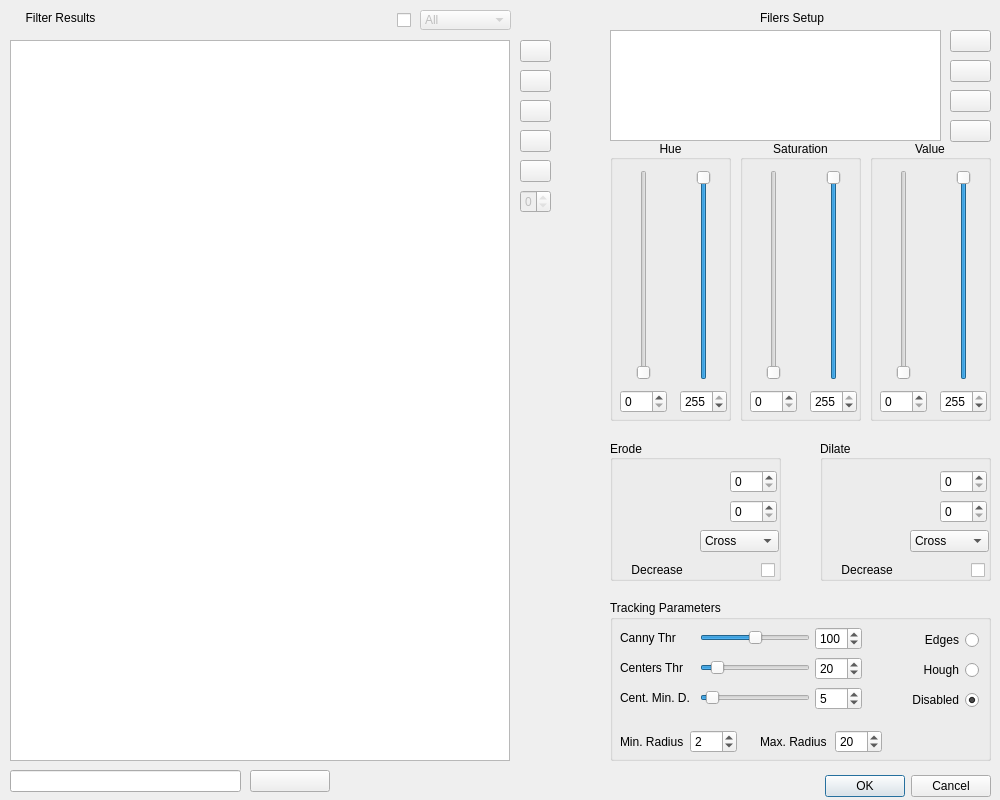
<?xml version="1.0" encoding="UTF-8"?>
<ui version="4.0">
 <class>CalibrationWindow</class>
 <widget class="QDialog" name="CalibrationWindow">
  <property name="geometry">
   <rect>
    <x>0</x>
    <y>0</y>
    <width>1000</width>
    <height>800</height>
   </rect>
  </property>
  <property name="windowTitle">
   <string>Dialog</string>
  </property>
  <widget class="QDialogButtonBox" name="buttonBox">
   <property name="geometry">
    <rect>
     <x>820</x>
     <y>770</y>
     <width>171</width>
     <height>32</height>
    </rect>
   </property>
   <property name="orientation">
    <enum>Qt::Horizontal</enum>
   </property>
   <property name="standardButtons">
    <set>QDialogButtonBox::Cancel|QDialogButtonBox::Ok</set>
   </property>
  </widget>
  <widget class="QLabel" name="FilterGroupLabel">
   <property name="geometry">
    <rect>
     <x>760</x>
     <y>10</y>
     <width>81</width>
     <height>16</height>
    </rect>
   </property>
   <property name="text">
    <string>Filers Setup</string>
   </property>
  </widget>
  <widget class="QGroupBox" name="HueVals">
   <property name="geometry">
    <rect>
     <x>610</x>
     <y>140</y>
     <width>121</width>
     <height>281</height>
    </rect>
   </property>
   <property name="title">
    <string>Hue</string>
   </property>
   <property name="alignment">
    <set>Qt::AlignCenter</set>
   </property>
   <widget class="QSlider" name="maxVS_H">
    <property name="geometry">
     <rect>
      <x>70</x>
      <y>30</y>
      <width>47</width>
      <height>210</height>
     </rect>
    </property>
    <property name="maximum">
     <number>255</number>
    </property>
    <property name="value">
     <number>255</number>
    </property>
    <property name="orientation">
     <enum>Qt::Vertical</enum>
    </property>
   </widget>
   <widget class="QSpinBox" name="minSB_H">
    <property name="geometry">
     <rect>
      <x>10</x>
      <y>250</y>
      <width>47</width>
      <height>23</height>
     </rect>
    </property>
    <property name="maximum">
     <number>255</number>
    </property>
   </widget>
   <widget class="QSlider" name="minVS_H">
    <property name="geometry">
     <rect>
      <x>10</x>
      <y>30</y>
      <width>47</width>
      <height>210</height>
     </rect>
    </property>
    <property name="maximum">
     <number>255</number>
    </property>
    <property name="orientation">
     <enum>Qt::Vertical</enum>
    </property>
   </widget>
   <widget class="QSpinBox" name="maxSB_H">
    <property name="geometry">
     <rect>
      <x>70</x>
      <y>250</y>
      <width>47</width>
      <height>23</height>
     </rect>
    </property>
    <property name="maximum">
     <number>255</number>
    </property>
    <property name="value">
     <number>255</number>
    </property>
   </widget>
  </widget>
  <widget class="QGroupBox" name="SatVals">
   <property name="geometry">
    <rect>
     <x>740</x>
     <y>140</y>
     <width>121</width>
     <height>281</height>
    </rect>
   </property>
   <property name="title">
    <string>Saturation</string>
   </property>
   <property name="alignment">
    <set>Qt::AlignCenter</set>
   </property>
   <widget class="QSlider" name="maxVS_S">
    <property name="geometry">
     <rect>
      <x>70</x>
      <y>30</y>
      <width>47</width>
      <height>210</height>
     </rect>
    </property>
    <property name="maximum">
     <number>255</number>
    </property>
    <property name="value">
     <number>255</number>
    </property>
    <property name="orientation">
     <enum>Qt::Vertical</enum>
    </property>
   </widget>
   <widget class="QSpinBox" name="minSB_S">
    <property name="geometry">
     <rect>
      <x>10</x>
      <y>250</y>
      <width>47</width>
      <height>23</height>
     </rect>
    </property>
    <property name="maximum">
     <number>255</number>
    </property>
   </widget>
   <widget class="QSlider" name="minVS_S">
    <property name="geometry">
     <rect>
      <x>10</x>
      <y>30</y>
      <width>47</width>
      <height>210</height>
     </rect>
    </property>
    <property name="maximum">
     <number>255</number>
    </property>
    <property name="orientation">
     <enum>Qt::Vertical</enum>
    </property>
   </widget>
   <widget class="QSpinBox" name="maxSB_S">
    <property name="geometry">
     <rect>
      <x>70</x>
      <y>250</y>
      <width>47</width>
      <height>23</height>
     </rect>
    </property>
    <property name="maximum">
     <number>255</number>
    </property>
    <property name="value">
     <number>255</number>
    </property>
   </widget>
  </widget>
  <widget class="QGroupBox" name="ValVals">
   <property name="geometry">
    <rect>
     <x>870</x>
     <y>140</y>
     <width>121</width>
     <height>281</height>
    </rect>
   </property>
   <property name="title">
    <string>Value</string>
   </property>
   <property name="alignment">
    <set>Qt::AlignCenter</set>
   </property>
   <widget class="QSlider" name="maxVS_V">
    <property name="geometry">
     <rect>
      <x>70</x>
      <y>30</y>
      <width>47</width>
      <height>210</height>
     </rect>
    </property>
    <property name="maximum">
     <number>255</number>
    </property>
    <property name="value">
     <number>255</number>
    </property>
    <property name="orientation">
     <enum>Qt::Vertical</enum>
    </property>
   </widget>
   <widget class="QSpinBox" name="minSB_V">
    <property name="geometry">
     <rect>
      <x>10</x>
      <y>250</y>
      <width>47</width>
      <height>23</height>
     </rect>
    </property>
    <property name="maximum">
     <number>255</number>
    </property>
   </widget>
   <widget class="QSlider" name="minVS_V">
    <property name="geometry">
     <rect>
      <x>10</x>
      <y>30</y>
      <width>47</width>
      <height>210</height>
     </rect>
    </property>
    <property name="maximum">
     <number>255</number>
    </property>
    <property name="orientation">
     <enum>Qt::Vertical</enum>
    </property>
   </widget>
   <widget class="QSpinBox" name="maxSB_V">
    <property name="geometry">
     <rect>
      <x>70</x>
      <y>250</y>
      <width>47</width>
      <height>23</height>
     </rect>
    </property>
    <property name="maximum">
     <number>255</number>
    </property>
    <property name="value">
     <number>255</number>
    </property>
   </widget>
  </widget>
  <widget class="QLabel" name="label">
   <property name="geometry">
    <rect>
     <x>10</x>
     <y>10</y>
     <width>101</width>
     <height>16</height>
    </rect>
   </property>
   <property name="text">
    <string>Filter Results</string>
   </property>
   <property name="alignment">
    <set>Qt::AlignCenter</set>
   </property>
  </widget>
  <widget class="QGroupBox" name="ErodeBox">
   <property name="geometry">
    <rect>
     <x>610</x>
     <y>440</y>
     <width>171</width>
     <height>141</height>
    </rect>
   </property>
   <property name="title">
    <string>Erode</string>
   </property>
   <property name="alignment">
    <set>Qt::AlignLeading|Qt::AlignLeft|Qt::AlignVCenter</set>
   </property>
   <widget class="QSpinBox" name="SizeSB_E">
    <property name="geometry">
     <rect>
      <x>120</x>
      <y>30</y>
      <width>47</width>
      <height>23</height>
     </rect>
    </property>
   </widget>
   <widget class="QSpinBox" name="RepsSB_E">
    <property name="geometry">
     <rect>
      <x>120</x>
      <y>60</y>
      <width>47</width>
      <height>23</height>
     </rect>
    </property>
   </widget>
   <widget class="QComboBox" name="GeometryCB_E">
    <property name="geometry">
     <rect>
      <x>90</x>
      <y>90</y>
      <width>79</width>
      <height>22</height>
     </rect>
    </property>
    <property name="currentIndex">
     <number>1</number>
    </property>
    <item>
     <property name="text">
      <string>Square</string>
     </property>
    </item>
    <item>
     <property name="text">
      <string>Cross</string>
     </property>
    </item>
    <item>
     <property name="text">
      <string>Ellipse</string>
     </property>
    </item>
   </widget>
   <widget class="QCheckBox" name="DecreaseCHB_E">
    <property name="geometry">
     <rect>
      <x>4</x>
      <y>120</y>
      <width>161</width>
      <height>20</height>
     </rect>
    </property>
    <property name="layoutDirection">
     <enum>Qt::RightToLeft</enum>
    </property>
    <property name="text">
     <string>Decrease                      </string>
    </property>
   </widget>
   <widget class="QLabel" name="label_2">
    <property name="geometry">
     <rect>
      <x>6</x>
      <y>90</y>
      <width>22</width>
      <height>22</height>
     </rect>
    </property>
    <property name="text">
     <string/>
    </property>
    <property name="pixmap">
     <pixmap resource="icons.qrc">:/calibrationWindow/Data/shapes3.png</pixmap>
    </property>
    <property name="scaledContents">
     <bool>true</bool>
    </property>
   </widget>
   <widget class="QLabel" name="label_3">
    <property name="geometry">
     <rect>
      <x>6</x>
      <y>60</y>
      <width>22</width>
      <height>22</height>
     </rect>
    </property>
    <property name="text">
     <string/>
    </property>
    <property name="pixmap">
     <pixmap resource="icons.qrc">:/calibrationWindow/Data/repeat.png</pixmap>
    </property>
    <property name="scaledContents">
     <bool>true</bool>
    </property>
   </widget>
   <widget class="QLabel" name="label_4">
    <property name="geometry">
     <rect>
      <x>6</x>
      <y>30</y>
      <width>22</width>
      <height>22</height>
     </rect>
    </property>
    <property name="text">
     <string/>
    </property>
    <property name="pixmap">
     <pixmap resource="icons.qrc">:/calibrationWindow/Data/size.png</pixmap>
    </property>
    <property name="scaledContents">
     <bool>true</bool>
    </property>
   </widget>
  </widget>
  <widget class="QGroupBox" name="DilateBox">
   <property name="geometry">
    <rect>
     <x>820</x>
     <y>440</y>
     <width>171</width>
     <height>141</height>
    </rect>
   </property>
   <property name="title">
    <string>Dilate</string>
   </property>
   <property name="alignment">
    <set>Qt::AlignLeading|Qt::AlignLeft|Qt::AlignVCenter</set>
   </property>
   <widget class="QSpinBox" name="SizeSB_D">
    <property name="geometry">
     <rect>
      <x>120</x>
      <y>30</y>
      <width>47</width>
      <height>23</height>
     </rect>
    </property>
   </widget>
   <widget class="QSpinBox" name="RepsSB_D">
    <property name="geometry">
     <rect>
      <x>120</x>
      <y>60</y>
      <width>47</width>
      <height>23</height>
     </rect>
    </property>
   </widget>
   <widget class="QComboBox" name="GeometryCB_D">
    <property name="geometry">
     <rect>
      <x>90</x>
      <y>90</y>
      <width>79</width>
      <height>22</height>
     </rect>
    </property>
    <property name="currentIndex">
     <number>1</number>
    </property>
    <item>
     <property name="text">
      <string>Square</string>
     </property>
    </item>
    <item>
     <property name="text">
      <string>Cross</string>
     </property>
    </item>
    <item>
     <property name="text">
      <string>Ellipse</string>
     </property>
    </item>
   </widget>
   <widget class="QCheckBox" name="DecreaseCHB_D">
    <property name="geometry">
     <rect>
      <x>4</x>
      <y>120</y>
      <width>161</width>
      <height>20</height>
     </rect>
    </property>
    <property name="layoutDirection">
     <enum>Qt::RightToLeft</enum>
    </property>
    <property name="text">
     <string>Decrease                      </string>
    </property>
   </widget>
   <widget class="QLabel" name="label_5">
    <property name="geometry">
     <rect>
      <x>6</x>
      <y>60</y>
      <width>22</width>
      <height>22</height>
     </rect>
    </property>
    <property name="text">
     <string/>
    </property>
    <property name="pixmap">
     <pixmap resource="icons.qrc">:/calibrationWindow/Data/repeat.png</pixmap>
    </property>
    <property name="scaledContents">
     <bool>true</bool>
    </property>
   </widget>
   <widget class="QLabel" name="label_6">
    <property name="geometry">
     <rect>
      <x>6</x>
      <y>30</y>
      <width>22</width>
      <height>22</height>
     </rect>
    </property>
    <property name="text">
     <string/>
    </property>
    <property name="pixmap">
     <pixmap resource="icons.qrc">:/calibrationWindow/Data/size.png</pixmap>
    </property>
    <property name="scaledContents">
     <bool>true</bool>
    </property>
   </widget>
   <widget class="QLabel" name="label_7">
    <property name="geometry">
     <rect>
      <x>6</x>
      <y>90</y>
      <width>22</width>
      <height>22</height>
     </rect>
    </property>
    <property name="text">
     <string/>
    </property>
    <property name="pixmap">
     <pixmap resource="icons.qrc">:/calibrationWindow/Data/shapes3.png</pixmap>
    </property>
    <property name="scaledContents">
     <bool>true</bool>
    </property>
   </widget>
  </widget>
  <widget class="QListWidget" name="FiltersList">
   <property name="geometry">
    <rect>
     <x>610</x>
     <y>30</y>
     <width>331</width>
     <height>111</height>
    </rect>
   </property>
   <property name="selectionMode">
    <enum>QAbstractItemView::SingleSelection</enum>
   </property>
  </widget>
  <widget class="QPushButton" name="AddButton">
   <property name="geometry">
    <rect>
     <x>950</x>
     <y>30</y>
     <width>41</width>
     <height>22</height>
    </rect>
   </property>
   <property name="text">
    <string/>
   </property>
   <property name="icon">
    <iconset resource="icons.qrc">
     <normaloff>:/calibrationWindow/Data/add.png</normaloff>:/calibrationWindow/Data/add.png</iconset>
   </property>
  </widget>
  <widget class="QPushButton" name="DeleteButton">
   <property name="geometry">
    <rect>
     <x>950</x>
     <y>60</y>
     <width>41</width>
     <height>22</height>
    </rect>
   </property>
   <property name="text">
    <string/>
   </property>
   <property name="icon">
    <iconset resource="icons.qrc">
     <normaloff>:/calibrationWindow/Data/delete.png</normaloff>:/calibrationWindow/Data/delete.png</iconset>
   </property>
  </widget>
  <widget class="QPushButton" name="SaveButton">
   <property name="geometry">
    <rect>
     <x>950</x>
     <y>90</y>
     <width>41</width>
     <height>22</height>
    </rect>
   </property>
   <property name="text">
    <string/>
   </property>
   <property name="icon">
    <iconset resource="icons.qrc">
     <normaloff>:/calibrationWindow/Data/save.png</normaloff>:/calibrationWindow/Data/save.png</iconset>
   </property>
  </widget>
  <widget class="QLineEdit" name="FilePathLine">
   <property name="geometry">
    <rect>
     <x>10</x>
     <y>770</y>
     <width>231</width>
     <height>22</height>
    </rect>
   </property>
  </widget>
  <widget class="QPushButton" name="LoadFileButton">
   <property name="geometry">
    <rect>
     <x>250</x>
     <y>770</y>
     <width>80</width>
     <height>22</height>
    </rect>
   </property>
   <property name="text">
    <string/>
   </property>
   <property name="icon">
    <iconset resource="icons.qrc">
     <normaloff>:/calibrationWindow/Data/folder.png</normaloff>:/calibrationWindow/Data/folder.png</iconset>
   </property>
  </widget>
  <widget class="QPushButton" name="ClearButton">
   <property name="geometry">
    <rect>
     <x>950</x>
     <y>120</y>
     <width>41</width>
     <height>22</height>
    </rect>
   </property>
   <property name="text">
    <string/>
   </property>
   <property name="icon">
    <iconset resource="icons.qrc">
     <normaloff>:/calibrationWindow/Data/clear.png</normaloff>:/calibrationWindow/Data/clear.png</iconset>
   </property>
   <property name="checkable">
    <bool>false</bool>
   </property>
  </widget>
  <widget class="QGraphicsView" name="graphicsView">
   <property name="geometry">
    <rect>
     <x>10</x>
     <y>40</y>
     <width>500</width>
     <height>721</height>
    </rect>
   </property>
  </widget>
  <widget class="QPushButton" name="playButton">
   <property name="geometry">
    <rect>
     <x>520</x>
     <y>40</y>
     <width>31</width>
     <height>22</height>
    </rect>
   </property>
   <property name="text">
    <string/>
   </property>
   <property name="icon">
    <iconset resource="icons.qrc">
     <normaloff>:/calibrationWindow/Data/play.png</normaloff>:/calibrationWindow/Data/play.png</iconset>
   </property>
  </widget>
  <widget class="QPushButton" name="pauseButton">
   <property name="geometry">
    <rect>
     <x>520</x>
     <y>70</y>
     <width>31</width>
     <height>22</height>
    </rect>
   </property>
   <property name="text">
    <string/>
   </property>
   <property name="icon">
    <iconset resource="icons.qrc">
     <normaloff>:/calibrationWindow/Data/pause.png</normaloff>:/calibrationWindow/Data/pause.png</iconset>
   </property>
  </widget>
  <widget class="QPushButton" name="fileButton">
   <property name="geometry">
    <rect>
     <x>520</x>
     <y>130</y>
     <width>31</width>
     <height>22</height>
    </rect>
   </property>
   <property name="text">
    <string/>
   </property>
   <property name="icon">
    <iconset resource="icons.qrc">
     <normaloff>:/calibrationWindow/Data/file.png</normaloff>:/calibrationWindow/Data/file.png</iconset>
   </property>
  </widget>
  <widget class="QPushButton" name="cameraButton">
   <property name="geometry">
    <rect>
     <x>520</x>
     <y>160</y>
     <width>31</width>
     <height>22</height>
    </rect>
   </property>
   <property name="text">
    <string notr="true"/>
   </property>
   <property name="icon">
    <iconset resource="icons.qrc">
     <normaloff>:/calibrationWindow/Data/webcam.png</normaloff>:/calibrationWindow/Data/webcam.png</iconset>
   </property>
  </widget>
  <widget class="QComboBox" name="comboBox">
   <property name="enabled">
    <bool>false</bool>
   </property>
   <property name="geometry">
    <rect>
     <x>420</x>
     <y>10</y>
     <width>91</width>
     <height>20</height>
    </rect>
   </property>
   <item>
    <property name="text">
     <string>All</string>
    </property>
   </item>
   <item>
    <property name="text">
     <string>Current</string>
    </property>
   </item>
  </widget>
  <widget class="QCheckBox" name="applyCB">
   <property name="geometry">
    <rect>
     <x>370</x>
     <y>10</y>
     <width>41</width>
     <height>20</height>
    </rect>
   </property>
   <property name="layoutDirection">
    <enum>Qt::RightToLeft</enum>
   </property>
   <property name="text">
    <string/>
   </property>
   <property name="icon">
    <iconset resource="icons.qrc">
     <normaloff>:/calibrationWindow/Data/filter.png</normaloff>:/calibrationWindow/Data/filter.png</iconset>
   </property>
  </widget>
  <widget class="QGroupBox" name="groupBox">
   <property name="geometry">
    <rect>
     <x>610</x>
     <y>600</y>
     <width>381</width>
     <height>161</height>
    </rect>
   </property>
   <property name="title">
    <string>Tracking Parameters</string>
   </property>
   <widget class="QSlider" name="cannySlider">
    <property name="geometry">
     <rect>
      <x>90</x>
      <y>30</y>
      <width>110</width>
      <height>16</height>
     </rect>
    </property>
    <property name="maximum">
     <number>200</number>
    </property>
    <property name="value">
     <number>100</number>
    </property>
    <property name="orientation">
     <enum>Qt::Horizontal</enum>
    </property>
   </widget>
   <widget class="QSlider" name="centersSlider">
    <property name="geometry">
     <rect>
      <x>90</x>
      <y>60</y>
      <width>110</width>
      <height>16</height>
     </rect>
    </property>
    <property name="maximum">
     <number>200</number>
    </property>
    <property name="value">
     <number>20</number>
    </property>
    <property name="orientation">
     <enum>Qt::Horizontal</enum>
    </property>
   </widget>
   <widget class="QLabel" name="label_8">
    <property name="geometry">
     <rect>
      <x>10</x>
      <y>30</y>
      <width>71</width>
      <height>16</height>
     </rect>
    </property>
    <property name="text">
     <string>Canny Thr</string>
    </property>
   </widget>
   <widget class="QLabel" name="label_9">
    <property name="geometry">
     <rect>
      <x>10</x>
      <y>60</y>
      <width>71</width>
      <height>16</height>
     </rect>
    </property>
    <property name="text">
     <string>Centers Thr</string>
    </property>
   </widget>
   <widget class="QSpinBox" name="cannySB">
    <property name="geometry">
     <rect>
      <x>205</x>
      <y>27</y>
      <width>47</width>
      <height>23</height>
     </rect>
    </property>
    <property name="minimum">
     <number>1</number>
    </property>
    <property name="maximum">
     <number>200</number>
    </property>
    <property name="value">
     <number>100</number>
    </property>
   </widget>
   <widget class="QSpinBox" name="centersSB">
    <property name="geometry">
     <rect>
      <x>205</x>
      <y>57</y>
      <width>47</width>
      <height>23</height>
     </rect>
    </property>
    <property name="minimum">
     <number>1</number>
    </property>
    <property name="maximum">
     <number>200</number>
    </property>
    <property name="value">
     <number>20</number>
    </property>
   </widget>
   <widget class="QSpinBox" name="minDistSB">
    <property name="geometry">
     <rect>
      <x>205</x>
      <y>87</y>
      <width>47</width>
      <height>23</height>
     </rect>
    </property>
    <property name="minimum">
     <number>1</number>
    </property>
    <property name="maximum">
     <number>100</number>
    </property>
    <property name="value">
     <number>5</number>
    </property>
   </widget>
   <widget class="QSlider" name="minDistSlider">
    <property name="geometry">
     <rect>
      <x>90</x>
      <y>90</y>
      <width>110</width>
      <height>16</height>
     </rect>
    </property>
    <property name="maximum">
     <number>100</number>
    </property>
    <property name="value">
     <number>5</number>
    </property>
    <property name="orientation">
     <enum>Qt::Horizontal</enum>
    </property>
   </widget>
   <widget class="QLabel" name="label_10">
    <property name="geometry">
     <rect>
      <x>10</x>
      <y>90</y>
      <width>81</width>
      <height>16</height>
     </rect>
    </property>
    <property name="text">
     <string>Cent. Min. D.</string>
    </property>
   </widget>
   <widget class="QRadioButton" name="edgeRB">
    <property name="geometry">
     <rect>
      <x>270</x>
      <y>30</y>
      <width>99</width>
      <height>20</height>
     </rect>
    </property>
    <property name="layoutDirection">
     <enum>Qt::RightToLeft</enum>
    </property>
    <property name="text">
     <string>Edges</string>
    </property>
   </widget>
   <widget class="QRadioButton" name="circlesRB">
    <property name="geometry">
     <rect>
      <x>270</x>
      <y>60</y>
      <width>99</width>
      <height>20</height>
     </rect>
    </property>
    <property name="layoutDirection">
     <enum>Qt::RightToLeft</enum>
    </property>
    <property name="text">
     <string>Hough</string>
    </property>
   </widget>
   <widget class="QRadioButton" name="disableRB">
    <property name="geometry">
     <rect>
      <x>270</x>
      <y>90</y>
      <width>99</width>
      <height>20</height>
     </rect>
    </property>
    <property name="layoutDirection">
     <enum>Qt::RightToLeft</enum>
    </property>
    <property name="text">
     <string>Disabled</string>
    </property>
    <property name="checked">
     <bool>true</bool>
    </property>
   </widget>
   <widget class="QSpinBox" name="minRadSB">
    <property name="geometry">
     <rect>
      <x>80</x>
      <y>130</y>
      <width>47</width>
      <height>23</height>
     </rect>
    </property>
    <property name="maximum">
     <number>200</number>
    </property>
    <property name="value">
     <number>2</number>
    </property>
   </widget>
   <widget class="QSpinBox" name="maxRadSB">
    <property name="geometry">
     <rect>
      <x>225</x>
      <y>130</y>
      <width>47</width>
      <height>23</height>
     </rect>
    </property>
    <property name="minimum">
     <number>0</number>
    </property>
    <property name="maximum">
     <number>200</number>
    </property>
    <property name="value">
     <number>20</number>
    </property>
   </widget>
   <widget class="QLabel" name="label_11">
    <property name="geometry">
     <rect>
      <x>10</x>
      <y>130</y>
      <width>81</width>
      <height>23</height>
     </rect>
    </property>
    <property name="text">
     <string>Min. Radius</string>
    </property>
   </widget>
   <widget class="QLabel" name="label_12">
    <property name="geometry">
     <rect>
      <x>150</x>
      <y>130</y>
      <width>81</width>
      <height>23</height>
     </rect>
    </property>
    <property name="text">
     <string>Max. Radius</string>
    </property>
   </widget>
  </widget>
  <widget class="QSpinBox" name="spinBox_6">
   <property name="enabled">
    <bool>false</bool>
   </property>
   <property name="geometry">
    <rect>
     <x>520</x>
     <y>190</y>
     <width>31</width>
     <height>23</height>
    </rect>
   </property>
   <property name="maximum">
    <number>0</number>
   </property>
  </widget>
  <widget class="QPushButton" name="nextFrameButton">
   <property name="geometry">
    <rect>
     <x>520</x>
     <y>100</y>
     <width>31</width>
     <height>22</height>
    </rect>
   </property>
   <property name="text">
    <string/>
   </property>
   <property name="icon">
    <iconset resource="icons.qrc">
     <normaloff>:/calibrationWindow/Data/forward.png</normaloff>:/calibrationWindow/Data/forward.png</iconset>
   </property>
  </widget>
 </widget>
 <resources>
  <include location="icons.qrc"/>
 </resources>
 <connections>
  <connection>
   <sender>buttonBox</sender>
   <signal>accepted()</signal>
   <receiver>CalibrationWindow</receiver>
   <slot>accept()</slot>
   <hints>
    <hint type="sourcelabel">
     <x>248</x>
     <y>254</y>
    </hint>
    <hint type="destinationlabel">
     <x>157</x>
     <y>274</y>
    </hint>
   </hints>
  </connection>
  <connection>
   <sender>buttonBox</sender>
   <signal>rejected()</signal>
   <receiver>CalibrationWindow</receiver>
   <slot>reject()</slot>
   <hints>
    <hint type="sourcelabel">
     <x>316</x>
     <y>260</y>
    </hint>
    <hint type="destinationlabel">
     <x>286</x>
     <y>274</y>
    </hint>
   </hints>
  </connection>
 </connections>
</ui>
